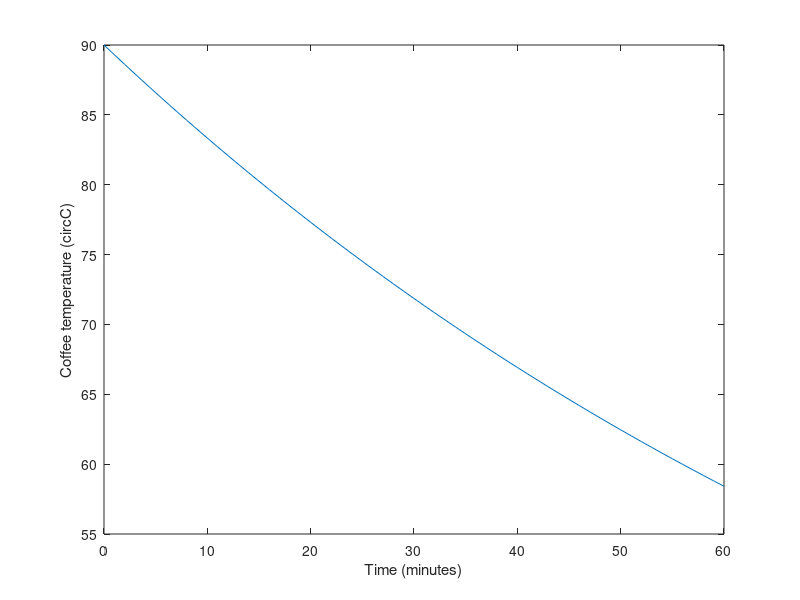

Write MATLAB code to recreate this figure.
% Calculate time needed until coffee is drinking.
% Precondition: n/a
% Postcondition: the results have been plotted.

function res = ex9_1()
    t = 0;
    y0 = 90;
    dy = rate_func(t, y0);

    [T Y] = ode45(@rate_func, [0:60], y0);
    plot(T, Y);
    xlabel("Time (minutes)");
    ylabel("Coffee temperature (\circC)");
    saveas(gcf, 'coffee.eps', 'epsc');
end

function res = rate_func(t, y)
    k = 0.01;
    e = 20;

    res = -k * (y - e);
end